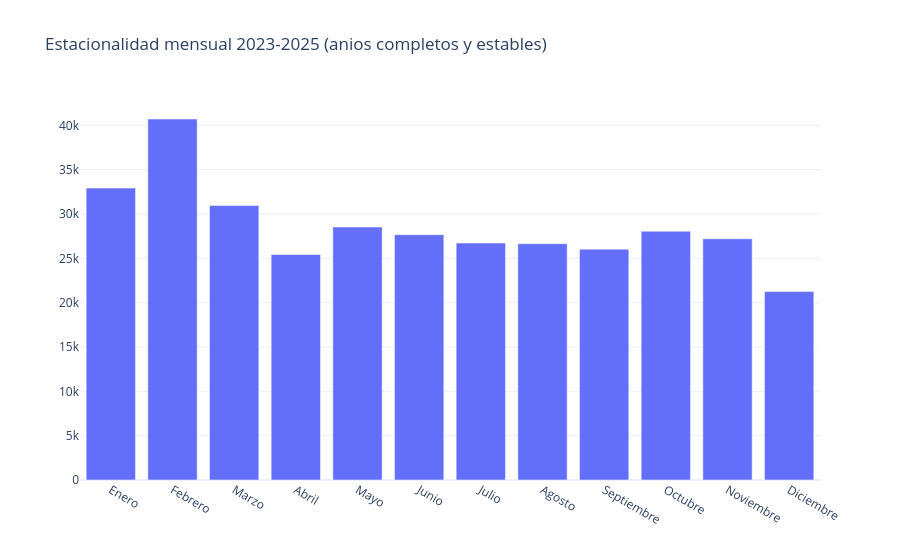

The notebook cell this image was saved under:
### Code cell
# Estacionalidad presentable: solo anios completos y estables (2023-2025)
df_estable = df_fechas[df_fechas["fecha_de_publicacion_del"].dt.year.isin([2023, 2024, 2025])]
orden_meses = ["Enero","Febrero","Marzo","Abril","Mayo","Junio",
               "Julio","Agosto","Septiembre","Octubre","Noviembre","Diciembre"]
por_mes = (
    df_estable["fecha_de_publicacion_del"].dt.month
    .map(dict(enumerate(orden_meses, start=1)))
    .value_counts().reindex(orden_meses)
)
fig = go.Figure(go.Bar(x=por_mes.index, y=por_mes.values))
fig.update_layout(title="Estacionalidad mensual 2023-2025 (anios completos y estables)",
                   template="plotly_white")
fig.show()

### Figure 1 — Plotly figure (JSON) as saved in the notebook; plotly's stock layout.template omitted (floating-point values rounded to 4 significant figures)
{"data": [{"type": "bar", "x": ["Enero", "Febrero", "Marzo", "Abril", "Mayo", "Junio", "Julio", "Agosto", "Septiembre", "Octubre", "Noviembre", "Diciembre"], "y": [32932, 40722, 30961, 25445, 28532, 27670, 26726, 26649, 26035, 28066, 27207, 21254]}], "layout": {"title": {"text": "Estacionalidad mensual 2023-2025 (anios completos y estables)"}}}
